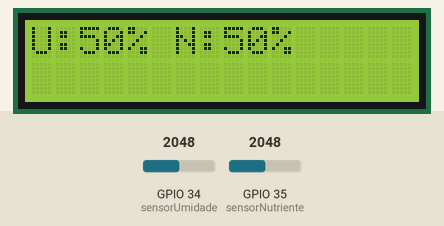
Bench run of a sketch on a simulated ESP32. Shown: 16×2 character LCD. Inputs (shaded band) come from the test bench; at power-on: GPIO 34 (sensorUmidade) = 2048, GPIO 35 (sensorNutriente) = 2048. What the sketch prints to the serial monitor is not drawn.

Above: at 3.2 s.
3.3 s: GPIO 34 (sensorUmidade) set to 2866
At 5.5 s:
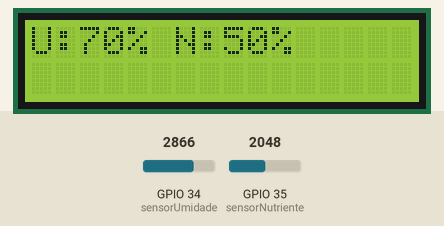
6.0 s: GPIO 35 (sensorNutriente) set to 2866
At 7.5 s:
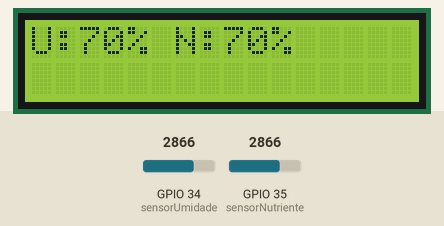
8.7 s: GPIO 34 (sensorUmidade) set to 3603
At 10.4 s:
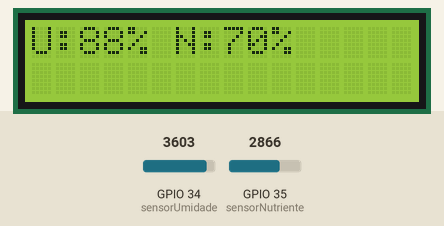
11.6 s: GPIO 35 (sensorNutriente) set to 3603
At 12.5 s:
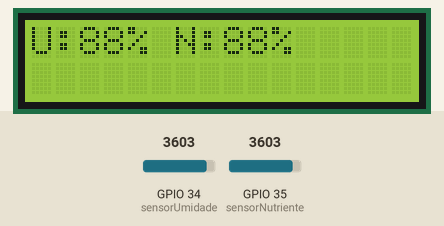
14.3 s: GPIO 34 (sensorUmidade) set to 4095
At 16.6 s:
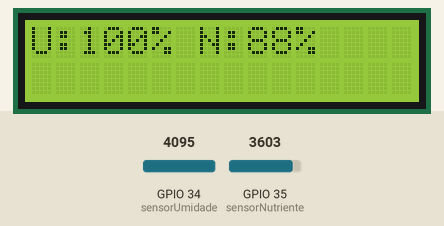
17.6 s: GPIO 35 (sensorNutriente) set to 4095
At 18.7 s:
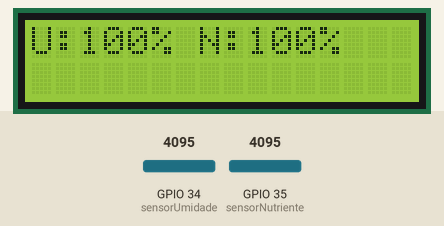
Timing chart, 0 to 20.6 s (numbered marks = the images above; inputs shaded):
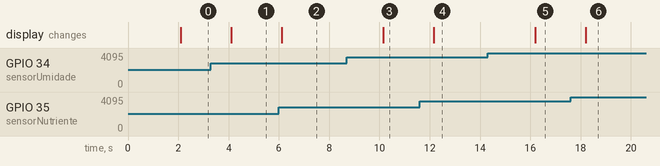

The sketch:

farmtech_esp32_lcd.ino
```cpp
#include <Wire.h>
#include <LiquidCrystal_I2C.h>

// Inicialização do LCD (endereço 0x27)
LiquidCrystal_I2C lcd(0x27, 16, 2);

// Sensores simulados via potenciômetro no Wokwi
const int sensorUmidade = 34;
const int sensorNutriente = 35;

// Variáveis otimizadas
int leituraUmidade = 0;
int leituraNutriente = 0;
float umidadePercent = 0;
float nutrientePercent = 0;

void setup() {
  Serial.begin(115200);

  lcd.init();
  lcd.backlight();
  lcd.setCursor(0, 0);
  lcd.print("FarmTech Init");
  delay(2000);

  pinMode(sensorUmidade, INPUT);
  pinMode(sensorNutriente, INPUT);
}

void loop() {
  leituraUmidade = analogRead(sensorUmidade);
  leituraNutriente = analogRead(sensorNutriente);

  umidadePercent = (float)leituraUmidade * 100.0 / 4095.0;
  nutrientePercent = (float)leituraNutriente * 100.0 / 4095.0;

  Serial.print("Umidade: ");
  Serial.print(umidadePercent, 1);
  Serial.print("% | Nutriente: ");
  Serial.print(nutrientePercent, 1);
  Serial.println("%");

  lcd.clear();
  lcd.setCursor(0, 0);
  lcd.print("U:");
  lcd.print(umidadePercent, 0);
  lcd.print("% N:");
  lcd.print(nutrientePercent, 0);
  lcd.print("%");

  delay(2000);
}
```

Measured:
- after the input at 3.3 s, the display: changes after 0.80 s (image 1)
- after the input at 6.0 s, the display: changes after 0.12 s (image 2)
- after the input at 8.7 s, the display: changes after 1.4 s (image 3)
- after the input at 11.6 s, the display: changes after 0.56 s (image 4)
- after the input at 14.3 s, the display: changes after 1.9 s (image 5)
- after the input at 17.6 s, the display: changes after 0.61 s (image 6)
